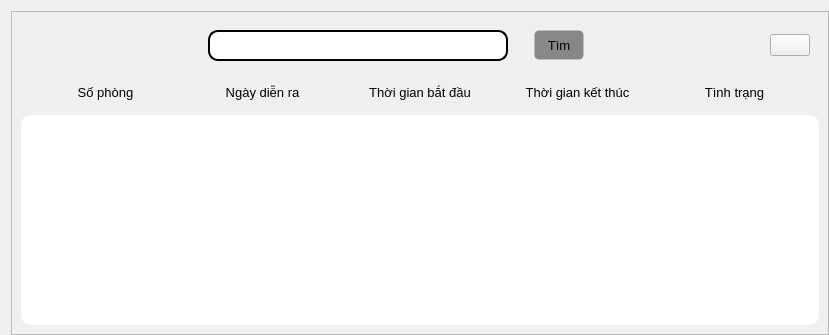
            <widget class="QWidget" name="page_5">
             <property name="styleSheet">
              <string notr="true">#page_5{
background-color: rgb(202, 202, 202);
}
</string>
             </property>
             <layout class="QVBoxLayout" name="verticalLayout_18">
              <property name="rightMargin">
               <number>0</number>
              </property>
              <property name="bottomMargin">
               <number>0</number>
              </property>
              <item>
               <widget class="QFrame" name="frame_10">
                <property name="frameShape">
                 <enum>QFrame::StyledPanel</enum>
                </property>
                <property name="frameShadow">
                 <enum>QFrame::Raised</enum>
                </property>
                <layout class="QVBoxLayout" name="verticalLayout_17">
                 <item>
                  <widget class="QWidget" name="widget_19" native="true">
                   <layout class="QHBoxLayout" name="horizontalLayout_18">
                    <item>
                     <spacer name="horizontalSpacer_10">
                      <property name="orientation">
                       <enum>Qt::Horizontal</enum>
                      </property>
                      <property name="sizeHint" stdset="0">
                       <size>
                        <width>178</width>
                        <height>20</height>
                       </size>
                      </property>
                     </spacer>
                    </item>
                    <item>
                     <widget class="QLineEdit" name="lineEdit_2">
                      <property name="sizePolicy">
                       <sizepolicy hsizetype="Maximum" vsizetype="Maximum">
                        <horstretch>0</horstretch>
                        <verstretch>0</verstretch>
                       </sizepolicy>
                      </property>
                      <property name="minimumSize">
                       <size>
                        <width>300</width>
                        <height>0</height>
                       </size>
                      </property>
                      <property name="font">
                       <font>
                        <pointsize>10</pointsize>
                       </font>
                      </property>
                      <property name="styleSheet">
                       <string notr="true">QLineEdit{
border-style: solid;
border-width: 2px;
border-radius: 10px;
padding-left: 10px;
padding-right: 10px;
padding-top: 5px;
padding-bottom: 5px;
}</string>
                      </property>
                     </widget>
                    </item>
                    <item>
                     <spacer name="horizontalSpacer_11">
                      <property name="orientation">
                       <enum>Qt::Horizontal</enum>
                      </property>
                      <property name="sizeType">
                       <enum>QSizePolicy::Fixed</enum>
                      </property>
                      <property name="sizeHint" stdset="0">
                       <size>
                        <width>20</width>
                        <height>20</height>
                       </size>
                      </property>
                     </spacer>
                    </item>
                    <item>
                     <widget class="QPushButton" name="btn_search_student_2">
                      <property name="minimumSize">
                       <size>
                        <width>50</width>
                        <height>30</height>
                       </size>
                      </property>
                      <property name="font">
                       <font>
                        <pointsize>10</pointsize>
                        <weight>50</weight>
                        <italic>false</italic>
                        <bold>false</bold>
                        <strikeout>false</strikeout>
                       </font>
                      </property>
                      <property name="cursor">
                       <cursorShape>PointingHandCursor</cursorShape>
                      </property>
                      <property name="styleSheet">
                       <string notr="true">QPushButton{
  background-color: #878787;
  border-style: solid;
  border-width: 1px;
border-radius: 5px;
}</string>
                      </property>
                      <property name="text">
                       <string>Tìm</string>
                      </property>
                      <property name="icon">
                       <iconset resource="resources.qrc">
                        <normaloff>:/icons/images/icons/icons8-search-30.png</normaloff>:/icons/images/icons/icons8-search-30.png</iconset>
                      </property>
                     </widget>
                    </item>
                    <item>
                     <spacer name="horizontalSpacer_12">
                      <property name="orientation">
                       <enum>Qt::Horizontal</enum>
                      </property>
                      <property name="sizeHint" stdset="0">
                       <size>
                        <width>180</width>
                        <height>20</height>
                       </size>
                      </property>
                     </spacer>
                    </item>
                    <item>
                     <widget class="QPushButton" name="btd_add_student_2">
                      <property name="cursor">
                       <cursorShape>PointingHandCursor</cursorShape>
                      </property>
                      <property name="text">
                       <string/>
                      </property>
                      <property name="icon">
                       <iconset resource="resources.qrc">
                        <normaloff>:/icons/images/icons/icons8-plus-50.png</normaloff>:/icons/images/icons/icons8-plus-50.png</iconset>
                      </property>
                      <property name="iconSize">
                       <size>
                        <width>25</width>
                        <height>25</height>
                       </size>
                      </property>
                     </widget>
                    </item>
                   </layout>
                  </widget>
                 </item>
                 <item>
                  <widget class="QWidget" name="widget_21" native="true">
                   <layout class="QHBoxLayout" name="horizontalLayout_19">
                    <item>
                     <widget class="QLabel" name="label_20">
                      <property name="font">
                       <font>
                        <pointsize>10</pointsize>
                       </font>
                      </property>
                      <property name="text">
                       <string>Số phòng</string>
                      </property>
                      <property name="alignment">
                       <set>Qt::AlignCenter</set>
                      </property>
                     </widget>
                    </item>
                    <item>
                     <widget class="QLabel" name="label_21">
                      <property name="font">
                       <font>
                        <pointsize>10</pointsize>
                       </font>
                      </property>
                      <property name="text">
                       <string>Ngày diễn ra</string>
                      </property>
                      <property name="alignment">
                       <set>Qt::AlignCenter</set>
                      </property>
                     </widget>
                    </item>
                    <item>
                     <widget class="QLabel" name="label_22">
                      <property name="font">
                       <font>
                        <pointsize>10</pointsize>
                       </font>
                      </property>
                      <property name="text">
                       <string>Thời gian bắt đầu</string>
                      </property>
                      <property name="alignment">
                       <set>Qt::AlignCenter</set>
                      </property>
                     </widget>
                    </item>
                    <item>
                     <widget class="QLabel" name="label_23">
                      <property name="font">
                       <font>
                        <pointsize>10</pointsize>
                       </font>
                      </property>
                      <property name="text">
                       <string>Thời gian kết thúc</string>
                      </property>
                      <property name="alignment">
                       <set>Qt::AlignCenter</set>
                      </property>
                     </widget>
                    </item>
                    <item>
                     <widget class="QLabel" name="label_24">
                      <property name="font">
                       <font>
                        <pointsize>10</pointsize>
                       </font>
                      </property>
                      <property name="text">
                       <string>Tình trạng</string>
                      </property>
                      <property name="alignment">
                       <set>Qt::AlignCenter</set>
                      </property>
                     </widget>
                    </item>
                   </layout>
                  </widget>
                 </item>
                 <item>
                  <widget class="QWidget" name="widget_22" native="true">
                   <property name="styleSheet">
                    <string notr="true">QWidget{
background-color: rgb(255, 255, 255);
border-radius: 10px;
}
</string>
                   </property>
                   <layout class="QHBoxLayout" name="horizontalLayout_20">
                    <item>
                     <widget class="QListWidget" name="listWidget_2">
                      <property name="cursor" stdset="0">
                       <cursorShape>ArrowCursor</cursorShape>
                      </property>
                      <property name="styleSheet">
                       <string notr="true">QScrollBar:vertical {
	border: none;
	background: rgb(175, 254, 255);
	width: 14px;
	margin: 15px 0 15px 0;
	border-radius: 0px;
}
QScrollBar::handle::vertical{
	background-color: rgb(0, 187, 201);
	min-height: 30px;
	border-radius: 7px;
}
QScrollBar::handle::vertical:hover{
	background-color: rgb(0, 208, 223);
}

QScrollBar::handle::vertical:pressed{
	background-color: rgb(0, 151, 162);
}

QScrollBar::sub-line::vertical{
	border: none;
	height: 15px;
	background-color: rgb(0, 187, 201);
	border-top-left-radius: 7px;
	border-top-right-radius: 7px;
	subcontrol-position: top;
	subcontrol-origin: margin;
}

QScrollBar::sub-line::vertical:hover{
	background-color: rgb(0, 208, 223);
}

QScrollBar::sub-line::vertical:pressed{
	background-color: rgb(0, 151, 162);
}

QScrollBar::add-line::vertical{
	border: none;
	height: 15px;
	background-color: rgb(0, 187, 201);
	border-bottom-left-radius: 7px;
	border-bottom-right-radius: 7px;
	subcontrol-position: bottom;
	subcontrol-origin: margin;
}

QScrollBar::add-line::vertical:hover{
	background-color: rgb(0, 208, 223);
}

QScrollBar::add-line::vertical:pressed{
	background-color: rgb(0, 151, 162);
}

QScrollBar::up-arrow::vertical, QScrollBar::down-arrow::vertical{
	background: none;
}

QScrollBar::add-page::vertical, QScrollBar::sub-page::vertical{
	background: none;
}

 QListView::item {

 }</string>
                      </property>
                     </widget>
                    </item>
                   </layout>
                  </widget>
                 </item>
                </layout>
               </widget>
              </item>
             </layout>
            </widget>
